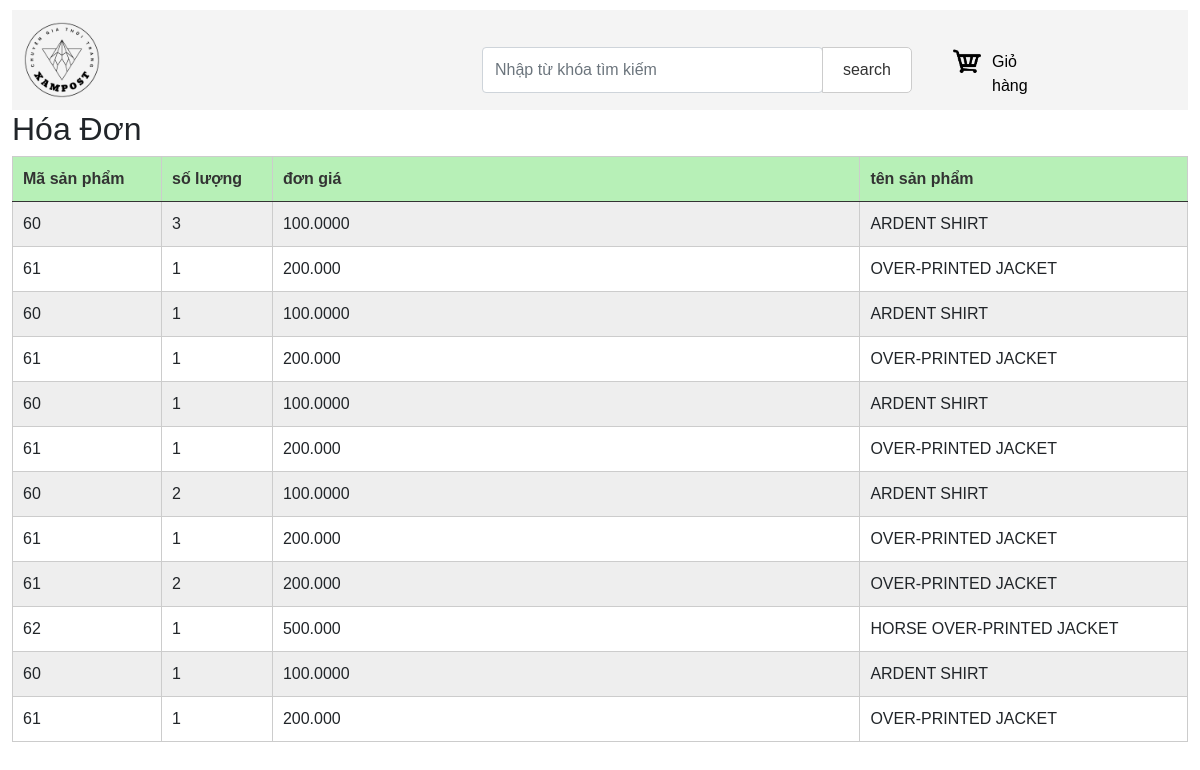
The page /hoa_don/ct_don_hang.php on the database its author committed.
### tables this page shows
CREATE TABLE `ct_don_hang` (
  `id` int(11) NOT NULL,
  `ma_sp` int(11) NOT NULL,
  `ten_sp` varchar(255) NOT NULL,
  `so_luong` int(11) NOT NULL,
  `don_gia` varchar(255) NOT NULL
);

### hoa_don/ct_don_hang.php (the view, shortened to what this page needs)
<?php
$conn = new PDO("mysql:host=localhost; dbname=DU_AN_team; charset=utf8;", "root", "");
$sql = "SELECT * FROM ct_don_hang";
$stm = $conn->prepare($sql);
$stm->execute();
$khach_hang = $stm->fetchAll();
?>
<!DOCTYPE html>
<html lang="en">
<head>
    <link rel="stylesheet" href="https://localhost/du_an_team/css/gio_hang.css">
    <link rel="stylesheet" href="https://localhost/du_an_team/css/bootstrap.min.css">
    <link rel="stylesheet" href="https://localhost/du_an_team/css/index.css">
    <link rel="stylesheet" href="./../css//bootstrap.min.css">
    <link rel="stylesheet" href="./../css/index.css">
    <link rel="stylesheet" href="./../css/form.css">
</head>
<body>
    <div class="container">
        <div class="header">
            <div>
                <a href="https://localhost/du_an_Team/index.php">
                    <img src="./../logo/XAmPOST.png" alt="" width="100px">
                </a>
            </div>
            <form action="tim_kiem.php" method="get">
                <div class="input-group">
                    <input type="search" class="form-control rounded" aria-label="Search" aria-describedby="search-addon" name="q" placeholder="Nhập từ khóa tìm kiếm" />
                    <button type="submit" class="btn btn-outline-primary">search</button>
            </form>
        </div>
        <div class="gio_hang">
            <div class="hang"><img src="./../logo/kisspng-shopping-cart-software-computer-icons-shopping-icon-5b3eb003bbc062.574139001530834947769-removebg-preview.png" alt="" width="80px">
                <div class="text_gio_hang"><a href=""> Giỏ hàng</a></div>
            </div>
        </div>
    </div>
    <h2 class="hoa">Hóa Đơn</h2>
    <div class="ql_sp">
        <table class="table table-hover">
            <thead>
                <tr>
                    <th class="col1">Mã sản phẩm</th>
                    <th class="col2">số lượng</th>
                    <th class="col">đơn giá</th>
                    <th class="col7">tên sản phẩm</th>
                </tr>
            </thead>
            <tbody>
                <?php foreach ($khach_hang as $key => $value) : ?>
                    <tr>
                        <td><?= $value['ma_sp'] ?></td>
                        <td><?= $value['so_luong'] ?></td>
                        <td><?= $value['don_gia'] ?></td>
                        <td><?= $value['ten_sp'] ?></td>
                    </tr>
                <?php endforeach ?>
            </tbody>
        </table>
    </div>
</body>
</html>

### css/gio_hang.css (style rules this page uses)
* { box-sizing: border-box;padding: 0;margin: 0; }

### css/index.css (style rules this page uses)
.header { display: flex; background: #f4f4f4; }
.input-group { width: 600px; height: 50px; padding-top: 37px; padding-left: 170px; margin-left: 200px; }
.hang img { padding-top: 37px; padding-left: 30px; }
.text_gio_hang { margin-top: -26px; display: flex; padding-left: 80px; }
.text_gio_hang a { color: black; text-decoration: none; padding-right: 150px; }

### css/form.css (style rules this page uses)
* { margin: 0; padding: 0; box-sizing: border-box; font-family: Arial, Helvetica, sans-serif; }
.container { max-width: 1200px; margin: 10px auto; }
.col { width: 50%; margin-top: 10px; }
button.btn { padding: 10px 20px; margin-left: 5px; border: 1px solid #ccc; border-radius: 5px; cursor: pointer; color: #333; background-color: #fff; }
.table { border-collapse: collapse; width: 100%; }
.table, .table tr, .table td, .table th { border: 1px solid #ccc; }
.table th, .table td { padding: 10px; }
.table tbody tr:nth-child(2n + 1) { background-color: #eee; }
table thead tr { background-color: #b7f0b7; color: #333; }

### rows shown on the page
ct_don_hang: ma_sp "60", so_luong "3", don_gia "100.0000", ten_sp "ARDENT SHIRT"
ct_don_hang: ma_sp "61", so_luong "1", don_gia "200.000", ten_sp "OVER-PRINTED JACKET"
ct_don_hang: ma_sp "60", so_luong "1", don_gia "100.0000", ten_sp "ARDENT SHIRT"
ct_don_hang: ma_sp "61", so_luong "1", don_gia "200.000", ten_sp "OVER-PRINTED JACKET"
ct_don_hang: ma_sp "60", so_luong "1", don_gia "100.0000", ten_sp "ARDENT SHIRT"
ct_don_hang: ma_sp "61", so_luong "1", don_gia "200.000", ten_sp "OVER-PRINTED JACKET"
ct_don_hang: ma_sp "60", so_luong "2", don_gia "100.0000", ten_sp "ARDENT SHIRT"
ct_don_hang: ma_sp "61", so_luong "1", don_gia "200.000", ten_sp "OVER-PRINTED JACKET"
ct_don_hang: ma_sp "61", so_luong "2", don_gia "200.000", ten_sp "OVER-PRINTED JACKET"
ct_don_hang: ma_sp "62", so_luong "1", don_gia "500.000", ten_sp "HORSE OVER-PRINTED JACKET"
ct_don_hang: ma_sp "60", so_luong "1", don_gia "100.0000", ten_sp "ARDENT SHIRT"
ct_don_hang: ma_sp "61", so_luong "1", don_gia "200.000", ten_sp "OVER-PRINTED JACKET"
